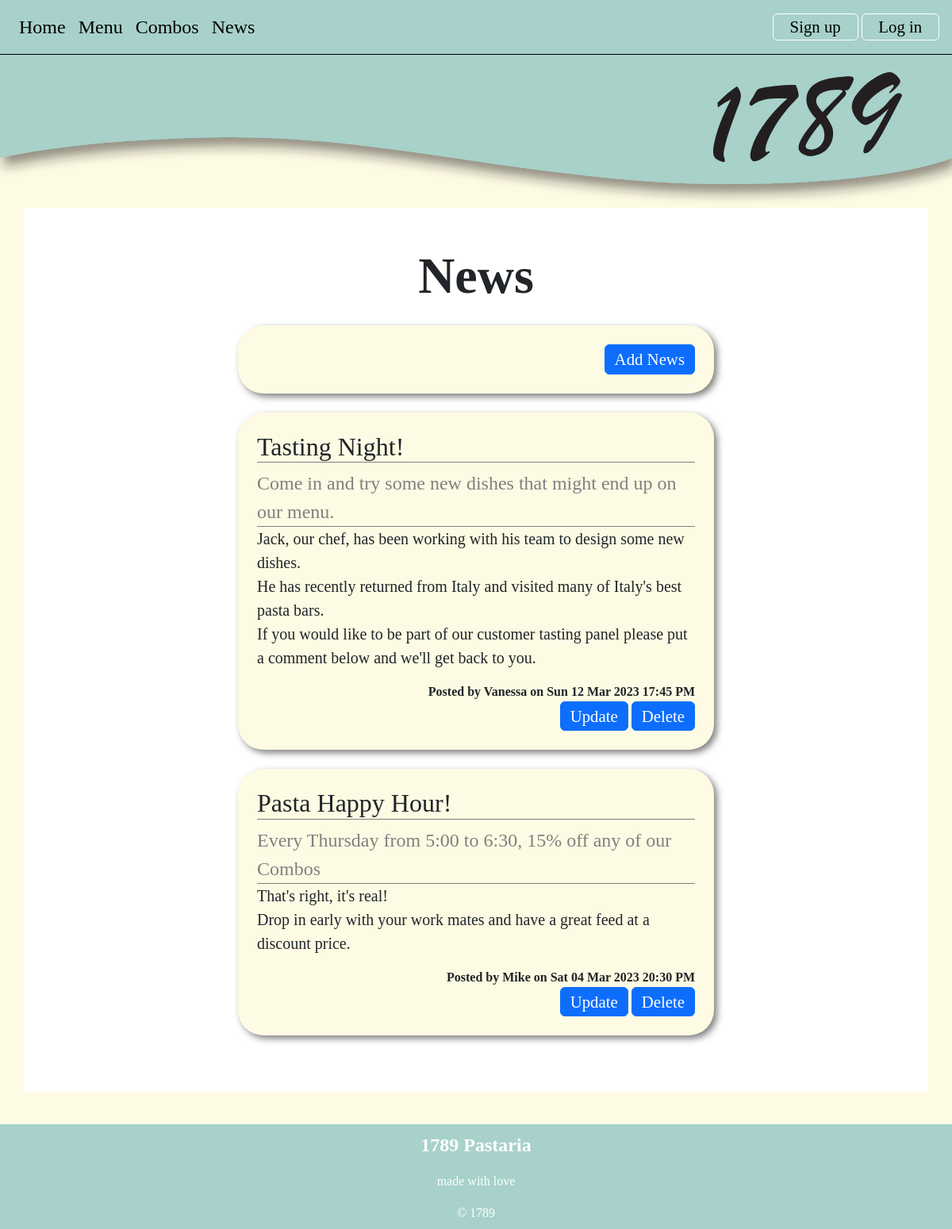
The app's page /news, older data.
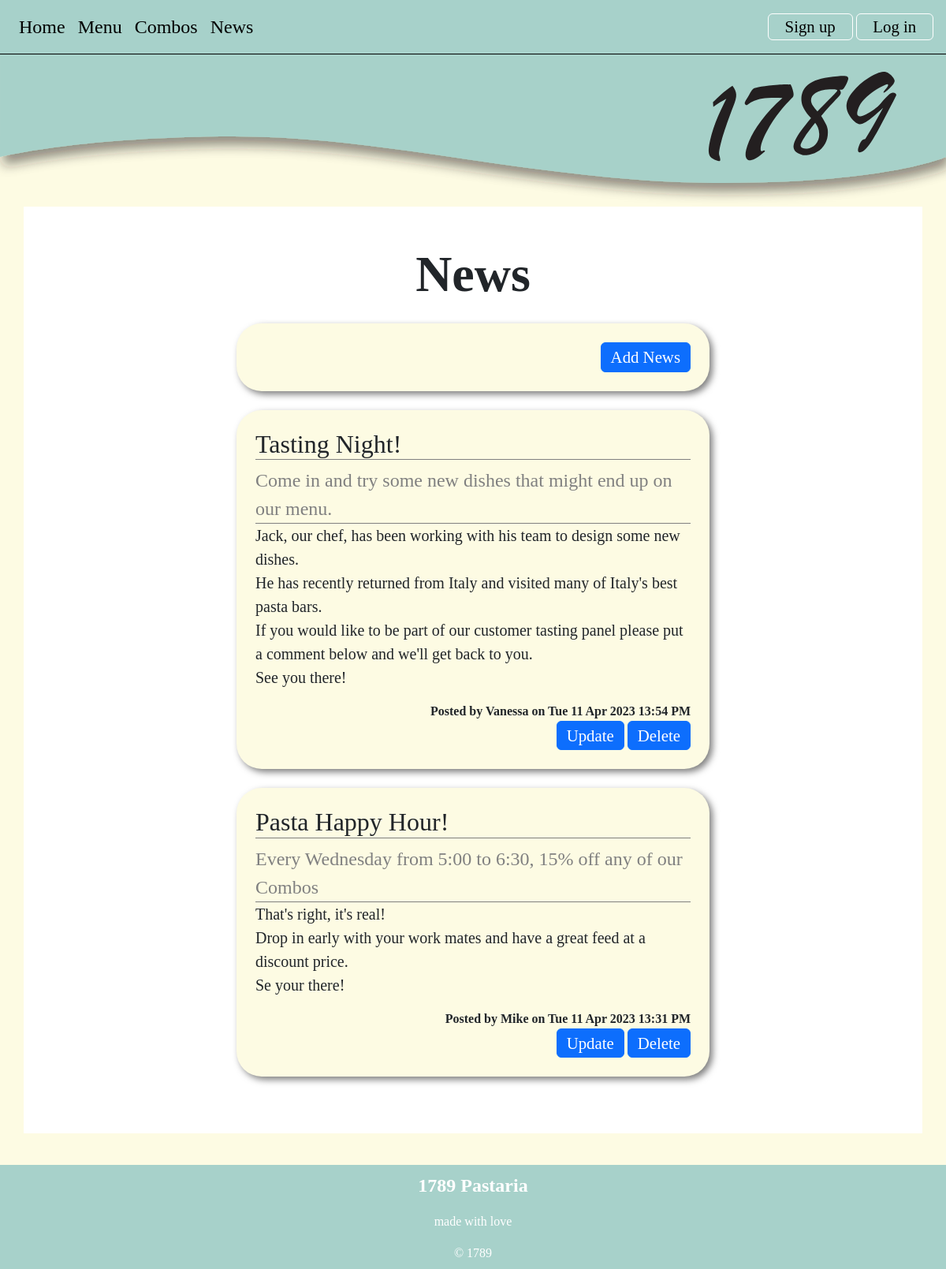
The same page, newer data.
### tables this page shows
CREATE TABLE news(
    news_id integer primary key autoincrement not null,
    title text not null unique,
    subtitle text not null unique,
    content text not null unique,
    newsdate date not null,
    member_id integer not null,
    foreign key(member_id) references member(member_id)
);

CREATE TABLE member(
    member_id integer primary key autoincrement not null,
    name text not null,
    email text not null unique,
    password text not null,
    authorisation integer not null
);

### server.py (the view)
@app.route('/news')
def news():
    sql = """select news.news_id, news.title, news.subtitle, news.content, news.newsdate, member.name
       from news
       join member on news.member_id= member.member_id
       order by news.newsdate desc;
       """
    result = run_search_query_tuples(sql, (), db_path, True)
    print(result)
    return render_template("news.html", news=result)

### db_functions.py (called while the page is built)
def run_search_query_tuples(sql_query,values_tuple, file_path, rowfactory=False):
    result = None
    try:
        db = sqlite3.connect(file_path)
        if rowfactory:
            db.row_factory = sqlite3.Row
        cursor = db.cursor()
        cursor.execute(sql_query,values_tuple)
        result = cursor.fetchall()
        cursor.close()
    except sqlite3.Error as error:
        print("Error running search query tuples: {}".format(error))
        return None
    db.close()
    if result is None:
        print("No search values were found")
    return result

### server.py (called while the page is built)
@app.template_filter()
def news_date(sqlite_dt):
    x = datetime.strptime(sqlite_dt, '%Y-%m-%d %H:%M:%S')
    return x.strftime("%a %d %b %Y %H:%M %p")

### templates/news.html (shortened to what this page needs)
{% extends "layout.html" %}
{% block banner %}
static/images/small_banner.svg
{% endblock %}
{% block content %}
<div class="container-lg py-sm-5 py-1">
     <h1> News</h1>
    <div class="news p-4 my-4 text-end">
        <a class="btn btn-primary" href="{{ url_for('news_cud', id=0, task='add') }}">Add News</a>
    </div>
    {% for row in news %}
    <div class="news p-4 my-4">
    <h2> {{ row['title'] }}</h2>
        <div class="subtitle"> {{ row['subtitle'] }}</div>
        <p class="news-text"> {{ row['content'] | replace("\n", "<br>") | safe}} </p>
        <div class="news-meta">Posted by {{ row['name'] }} on {{ row['newsdate'] | news_date }}</div>
        <div class="news-meta">
            <a class="btn btn-primary" href="{{ url_for('news_cud', id=row['news_id'], task='update') }}">Update</a>
            <a class="btn btn-primary" href="{{ url_for('news_cud', id=row['news_id'], task='delete') }}">Delete</a>
        </div>
    </div>
    {% endfor %}
</div>
{% endblock %}

### templates/layout.html (shortened to what this page needs)
<!DOCTYPE html>
<html lang="en">
<head>
<link href="https://cdn.jsdelivr.net/npm/bootstrap@5.2.3/dist/css/bootstrap.min.css" rel="stylesheet">
<link rel="stylesheet" href="static/styles.css">
</head>
<body>
 <div class="container-fluid">
     <nav class="navbar navbar-expand-lg px-3 py-2">
    <div class="collapse navbar-collapse" id="collapsibleNavbar">
      <ul class="navbar-nav">
        <li class="nav-item">
          <a class="nav-link" href="{{ url_for('index') }}">Home</a>
        </li>
        <li class="nav-item">
          <a class="nav-link" href="{{ url_for('menu') }}">Menu</a>
        </li>
        <li class="nav-item">
          <a class="nav-link" href="{{ url_for('combos') }}">Combos</a>
        </li>
        <li class="nav-item">
            <a class="nav-link" href="{{ url_for('news') }}">News</a>
        </li>
      </ul>
<div class="ms-auto">
     <a class="nav-link btn btn-outline" href="{{ url_for('signup') }}">Sign up</a>
    <a class="nav-link btn btn-outline" href="">Log in</a></div>
    </div>
</nav>
    <img class="img-fluid" src="{% block banner %}{% endblock %}">
</div>
{% block content %}
 {% endblock %}
<footer class="container-fluid footer-content">
        <p> 1789 Pastaria</p>
        <p>made with love</p>
        <div>&copy; 1789</div>
</footer>
</body>
</html>

### static/styles.css (style rules this page uses)
:root { --brand-paper: rgb(253,251,227); --brand-green: rgb(167,209,202); --brand-green-pale: rgb(223,237,224); }
body { font-family: 'Cormorant Garamond', serif; font-size: 100%; background-color: var(--brand-paper); margin:0; }
h1 { font-size: 4em; text-align: center; font-weight: 600; margin: 0; }
h2 { border-bottom: 1px solid gray; }
.container-fluid { border: 0px solid blue; padding:0; }
.container-lg { border: 0px solid pink; background-color: rgb(255,255,255); overflow: auto; margin-bottom: 2.5em; }
.subtitle { font-size: 1.5em; border-bottom: 1px solid gray; color: gray; }
.news { max-width: 600px; margin: auto; background-color: var(--brand-paper); border-radius: 2em; filter: drop-shadow(0.25em 0.25em 0.25em rgba(0,0,0,0.5)); }
.news-text { font-size: 1.25em; }
.news-meta { text-align: end; font-weight: bold; }
.footer-content { background-color: var(--brand-green); text-align: center; padding: 0.5em 0 0.5em 0; color:white; }
.footer-content p:first-child { font-weight: 600; font-size: 1.5em; }
.navbar { background-color: var(--brand-green); border-bottom: 1px solid black; }
.nav-link { font-size: 1.5em; color:black; }
nav .btn-outline { display: inline-block; }
.btn-outline { border: 1px solid white; padding: 0 1em; }
.btn { font-size: 1.3em; --bs-btn-padding-y:0.1em; }

Row changes from the older to the newer data that the page shows:
changed news "Tasting Night!": content "…get back to you." → "…get back to you. See you there!"; newsdate|news_date "Sun 12 Mar 2023 17:45 PM" → "Tue 11 Apr 2023 13:54 PM"
changed news "Pasta Happy Hour!": subtitle "Every Thursday from 5:00 to 6:30, 15% off any of our Combos" → "Every Wednesday from 5:00 to 6:30, 15% off any of our Combos"; content "That's right, it's real! Drop in early with your work mates and have a great feed at a discount price." → "That's right, it's real! Drop in early with your work mates and have a great feed at a discount price. Se your there!"; newsdate|news_date "Sat 04 Mar 2023 20:30 PM" → "Tue 11 Apr 2023 13:31 PM"
